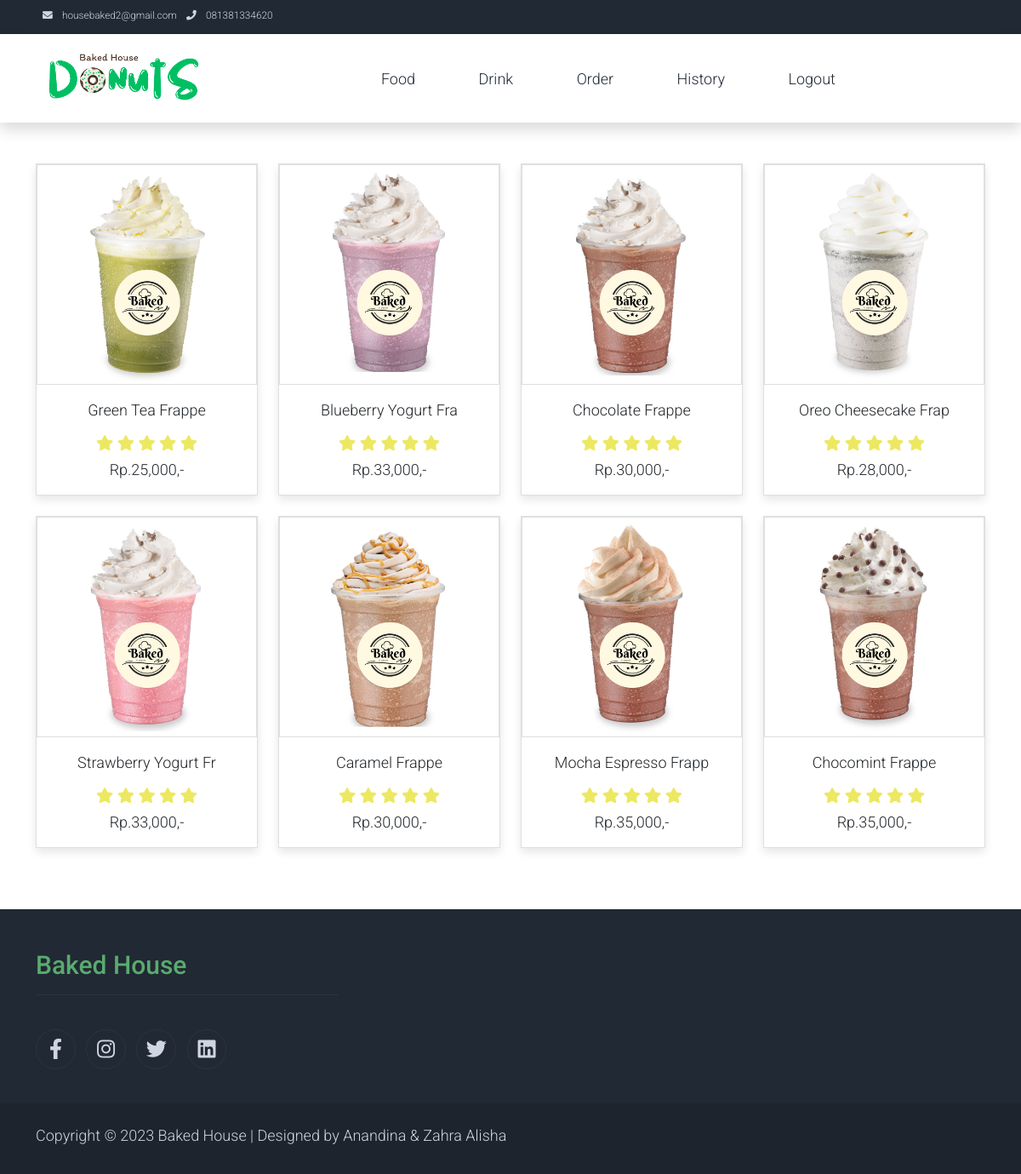
The app's page /bakedhouse/minum.php with its own data.
### tables this page shows
CREATE TABLE `menu` (
  `id_menu` int(11) NOT NULL,
  `kategori` varchar(20) NOT NULL,
  `nama` varchar(100) NOT NULL,
  `harga` int(20) NOT NULL,
  `deskripsi` varchar(500) NOT NULL,
  `gambar` varchar(15) NOT NULL,
  `stok` int(50) NOT NULL
);

### bakedhouse/minum.php (the view, shortened to what this page needs)
<?php
include 'koneksi.php';
?>
<!DOCTYPE html>
<html lang="en">
  <head>
    <link rel="stylesheet" href="assets/css/bootstrap.min.css">
    <link rel="stylesheet" href="assets/css/templatemo.css">
    <link rel="stylesheet" href="assets/css/custom.css">
    <link rel="stylesheet" href="assets/css/fontawesome.min.css">
  </head>
  <body>
    <nav class="navbar navbar-expand-lg bg-dark navbar-light d-none d-lg-block" id="templatemo_nav_top">
        <div class="container text-light">
            <div class="w-100 d-flex justify-content-between">
                <div>
                    <i class="fa fa-envelope mx-2"></i>
                    <a class="navbar-sm-brand text-light text-decoration-none" href="mailto:housebaked2@gmail.com">housebaked2@gmail.com</a>
                    <i class="fa fa-phone mx-2"></i>
                    <a class="navbar-sm-brand text-light text-decoration-none" href="tel:081381334620">081381334620</a>
                </div>
            </div>
        </div>
    </nav>
    <nav class="navbar navbar-expand-lg navbar-light shadow">
        <div class="container d-flex justify-content-between align-items-center">
                <a class="navbar-brand text-success logo h1 align-self-center" href="index.php">
                    <img src="assets/img/banner.png" height="70px">
                </a>
            <div class="align-self-center collapse navbar-collapse flex-fill  d-lg-flex justify-content-lg-between" id="templatemo_main_nav">
                <div class="flex-fill">
                    <ul class="nav navbar-nav d-flex justify-content-between mx-lg-auto">
                        <li class="nav-item">
                            <a class="nav-link" href="donat.php">Food</a>
                        </li>
                        <li class="nav-item">
                            <a class="nav-link" href="minum.php">Drink</a>
                        </li>
                        <li class="nav-item">
                            <a class="nav-link" href="order.php">Order</a>
                        </li>
                        <li class="nav-item">
                            <a class="nav-link" href="history.php">History</a>
                        </li>
                        <li class="nav-item">
                            <a class="nav-link" href="../index.php" name="logout">Logout</a>
                        </li>
                    </ul>
                </div>
            </div>
        </div>
    </nav>
<div class="container py-5">
            <div class="col-lg-12">
                <div class="row">
                <?php
        $ambil = $koneksi ->query("SELECT * FROM menu WHERE kategori = 'minum'");
        while($produk = $ambil -> fetch_assoc()):
        ?>
                    <div class="col-md-3">
                        <div class="card mb-4 product-wap rounded-0">
                            <div class="card rounded-0">
                                <img class="card-img rounded-0 img-fluid" src="assets/img/<?php echo $produk['gambar'];?>">
                            </div>
                            <div class="card-body">
                                <ul class="list-unstyled d-flex justify-content-center mb-1">
                                    <li>
                                        <?php echo $produk['nama'];?>
                                    </li>
                                </ul>
                                <ul class="w-100 list-unstyled d-flex justify-content-center mb-0">
                                </ul>
                                <ul class="list-unstyled d-flex justify-content-center mb-1">
                                    <li>
                                        <i class="text-warning fa fa-star"></i>
                                        <i class="text-warning fa fa-star"></i>
                                        <i class="text-warning fa fa-star"></i>
                                        <i class="text-warning fa fa-star"></i>
                                        <i class="text-warning fa fa-star"></i>
                                    </li>
                                </ul>
                                <p class="text-center mb-0">Rp.<?php echo number_format($produk['harga']);?>,-</p>
                            </div>
                        </div>
                    </div>
                    <?php
            endwhile;
            ?>
            </div>
        </div>
    </div>
    <footer class="bg-dark" id="tempaltemo_footer">
        <div class="container">
            <div class="row">
                <div class="col-md-4 pt-5">
                    <h2 class="h2 text-success border-bottom pb-3 border-light logo">Baked House</h2>
                </div>
            </div>
            <div class="row text-light mb-4">
                <div class="col-12 mb-3">
                </div>
                <div class="col-center">
                    <ul class="list-inline text-left footer-icons">
                        <li class="list-inline-item border border-light rounded-circle text-center">
                            <a class="text-light text-decoration-none" target="_blank" href="http://facebook.com/"><i class="fab fa-facebook-f fa-lg fa-fw"></i></a>
                        </li>
                        <li class="list-inline-item border border-light rounded-circle text-center">
                            <a class="text-light text-decoration-none" target="_blank" href="https://www.instagram.com/"><i class="fab fa-instagram fa-lg fa-fw"></i></a>
                        </li>
                        <li class="list-inline-item border border-light rounded-circle text-center">
                            <a class="text-light text-decoration-none" target="_blank" href="https://twitter.com/"><i class="fab fa-twitter fa-lg fa-fw"></i></a>
                        </li>
                        <li class="list-inline-item border border-light rounded-circle text-center">
                            <a class="text-light text-decoration-none" target="_blank" href="https://www.linkedin.com/"><i class="fab fa-linkedin fa-lg fa-fw"></i></a>
                        </li>
                    </ul>
                </div>
            </div>
        </div>
        <div class="w-100 bg-black py-3">
            <div class="container">
                <div class="row pt-2">
                    <div class="col-12">
                        <p class="text-left text-light">
                            Copyright &copy; 2023 Baked House
                            | Designed by Anandina & Zahra Alisha</a>
                        </p>
                    </div>
                </div>
            </div>
        </div>
    </footer>
</body>
</html>

### bakedhouse/assets/css/templatemo.css (style rules this page uses)
body, ul, li, p, a, label, input, div { font-family: 'Roboto', sans-serif; font-size: 18px !important; font-weight: 300 !important; }
.h1 { font-family: 'Roboto', sans-serif; font-size: 48px !important; font-weight: 200 !important; }
.h2 { font-family: 'Roboto', sans-serif; font-size: 30px !important; font-weight: 300; }
.logo { font-weight: 500 !important; }
.text-warning { color: #ede861 !important; }
.text-success { color: #59ab6e !important; }
.text-light { color: #cfd6e1 !important; }
.bg-dark { background-color: #212934 !important; }
.bg-black { background-color: #1d242d !important; }
#templatemo_nav_top { min-height: 40px; }
#templatemo_nav_top * { font-size: .9em !important; }
#templatemo_main_nav a { color: #212934; }
.product-wap { box-shadow: 0px 5px 10px 0px rgba(0, 0, 0, 0.10); }
#tempaltemo_footer a { color: #dcdde1; }
#tempaltemo_footer ul.footer-icons li { width: 2.6em; height: 2.6em; line-height: 2.6em; }
#tempaltemo_footer .border-light { border-color: #2d343f !important; }
.product-wap .h3, .product-wap li, .product-wap i, .product-wap p { font-size: 12px !important; }
@media (min-width: 768px) { #templatemo_main_nav .navbar-nav { max-width: 450px; } }
@media (min-width: 992px) { #templatemo_main_nav .navbar-nav { max-width: 550px; } }
@media (min-width: 992px) { .product-wap .h3, .product-wap li, .product-wap i, .product-wap p { font-size: 18px !important; } }

### records on screen
menu: gambar (picture), nama "Green Tea Frappe", harga "25,000"
menu: gambar (picture), nama "Blueberry Yogurt Fra", harga "33,000"
menu: gambar (picture), nama "Chocolate Frappe", harga "30,000"
menu: gambar (picture), nama "Oreo Cheesecake Frap", harga "28,000"
menu: gambar (picture), nama "Strawberry Yogurt Fr", harga "33,000"
menu: gambar (picture), nama "Caramel Frappe", harga "30,000"
menu: gambar (picture), nama "Mocha Espresso Frapp", harga "35,000"
menu: gambar (picture), nama "Chocomint Frappe", harga "35,000"
